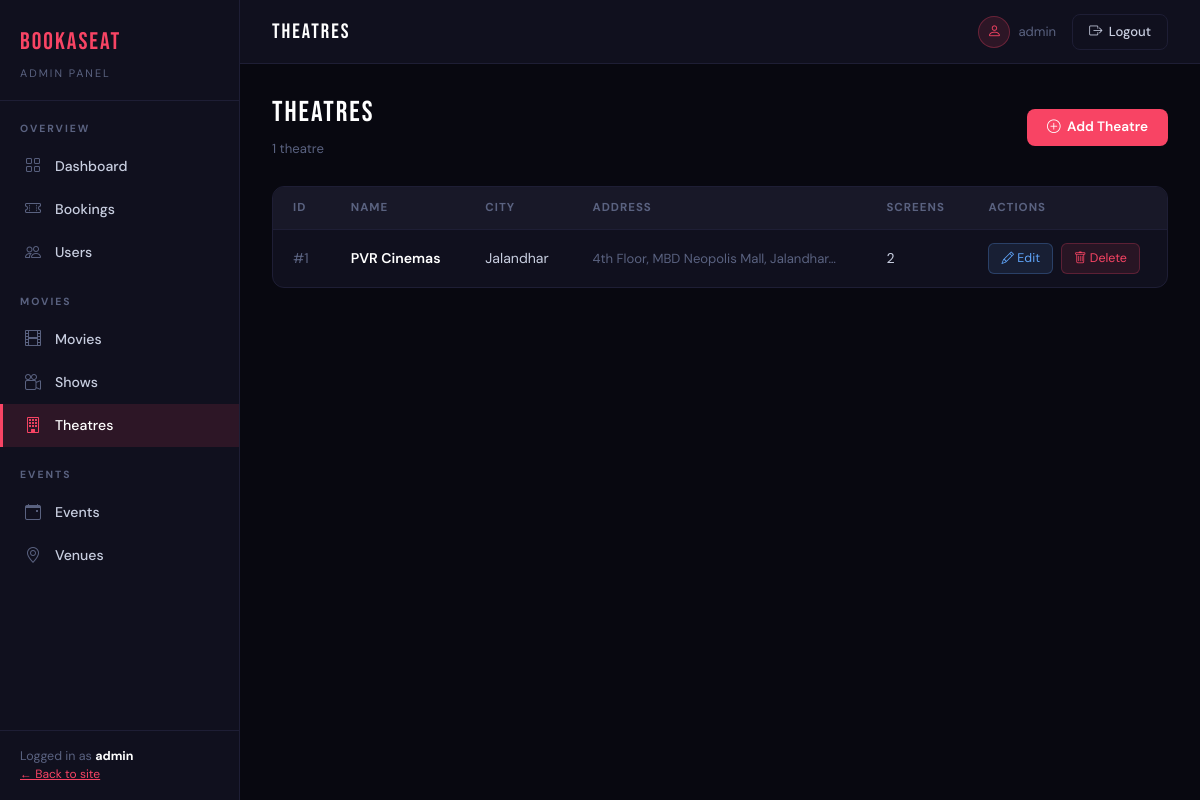
Page /dashboard/theatres/ (signed in) on the earlier database version.
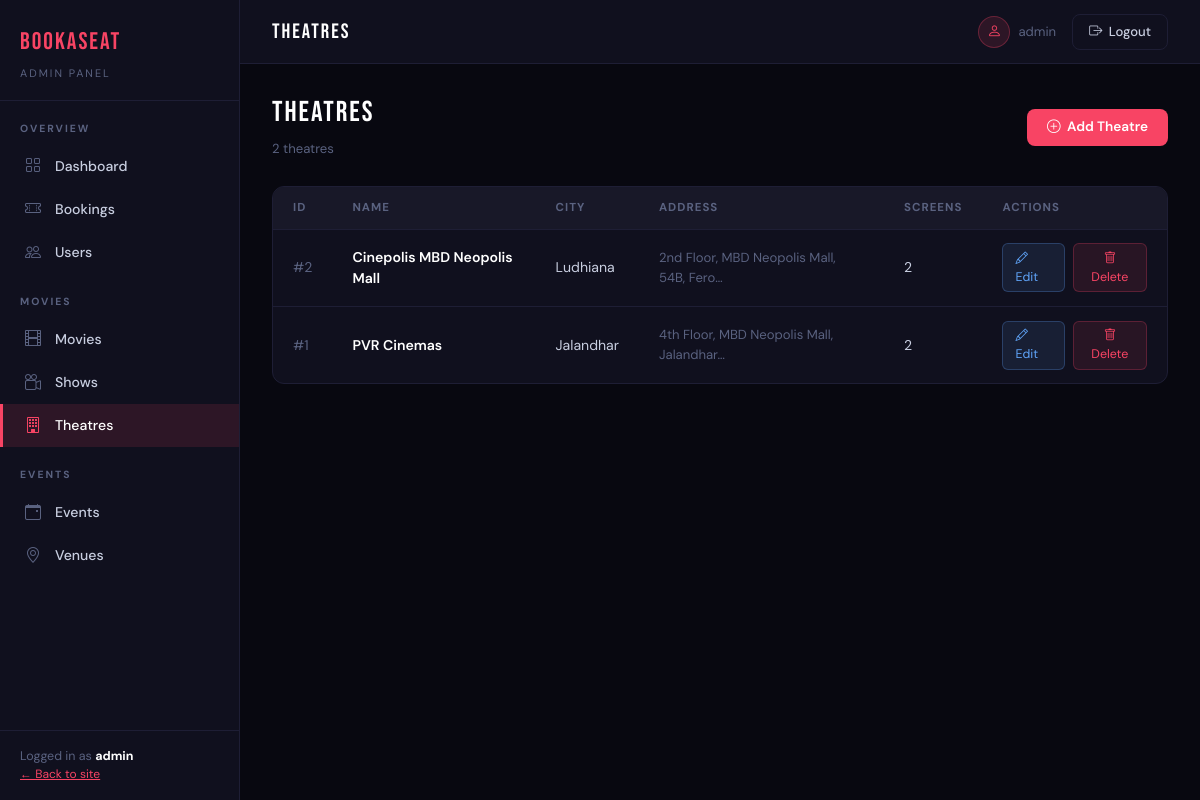
Same page on the later database version.
### movies/models.py (models this page shows, shortened)
class Theatre(models.Model):
    name = models.CharField(max_length=255)
    city = models.CharField(max_length=100)
    address = models.TextField()
    total_screens = models.PositiveIntegerField(default=1)

### dashboard/views.py (the view)
# urls.py: path('theatres/', views.theatre_list, name='dashboard_theatres'),
@staff_member_required(login_url='login')
def theatre_list(request):
    theatres = Theatre.objects.all().order_by('name')
    return render(request, 'dashboard/theatres/list.html', {
        'theatres': theatres, 'section': 'theatres'
    })

### dashboard/templates/dashboard/theatres/list.html (shortened to what this page needs)
{% extends 'dashboard/base.html' %}
{% block topbar_title %}THEATRES{% endblock %}
{% block content %}
<div class="page-heading">
  <div><h1>THEATRES</h1><p>{{ theatres|length }} theatre{{ theatres|length|pluralize }}</p></div>
  <a href="{% url 'dashboard_theatre_add' %}" class="btn-red"><i class="bi bi-plus-circle"></i> Add Theatre</a>
</div>
<div class="dash-table">
  <table class="admin-table">
    <thead>
      <tr><th>ID</th><th>Name</th><th>City</th><th>Address</th><th>Screens</th><th>Actions</th></tr>
    </thead>
    <tbody>
      {% for theatre in theatres %}
        <tr>
          <td style="color:var(--muted);">#{{ theatre.id }}</td>
          <td style="font-weight:600; color:#fff;">{{ theatre.name }}</td>
          <td>{{ theatre.city }}</td>
          <td style="color:var(--muted); font-size:0.82rem;">{{ theatre.address|truncatechars:40 }}</td>
          <td>{{ theatre.total_screens }}</td>
          <td>
            <div style="display:flex; gap:0.5rem;">
              <a href="{% url 'dashboard_theatre_edit' theatre.id %}" class="btn-edit-sm"><i class="bi bi-pencil"></i> Edit</a>
              <form method="post" action="{% url 'dashboard_theatre_delete' theatre.id %}" style="display:inline;" onsubmit="return confirm('Delete {{ theatre.name }}?')">
                <button type="submit" class="btn-danger-sm"><i class="bi bi-trash"></i> Delete</button>
              </form>
            </div>
          </td>
        </tr>
      {% empty %}
        <tr><td colspan="6" style="color:var(--muted); text-align:center; padding:2rem;">No theatres yet.</td></tr>
      {% endfor %}
    </tbody>
  </table>
</div>
{% endblock %}

Differences in the rows shown:
added Theatre: id "2", name "Cinepolis MBD Neopolis Mall", city "Ludhiana", address "2nd Floor, MBD Neopolis Mall, 54B, Fero…", total_screens "2"
Other differences:
{{ theatres|length }}: "1" → "2"
